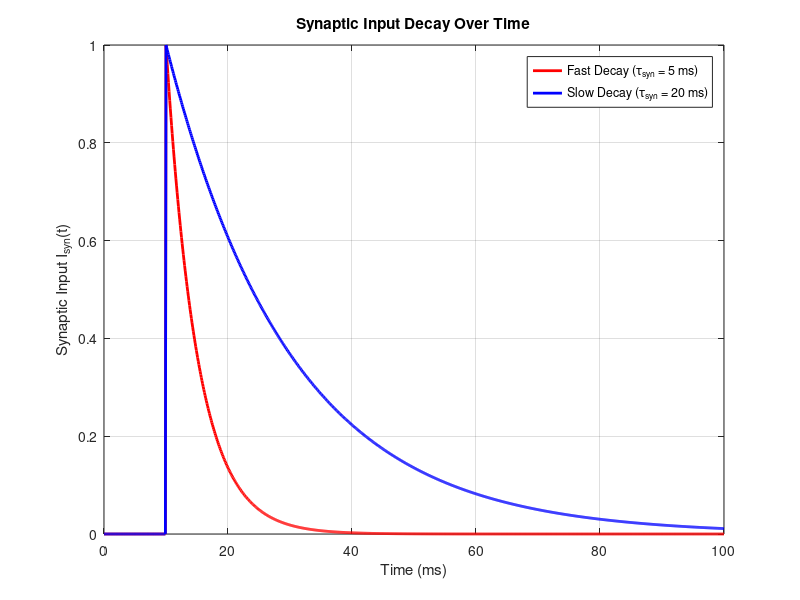

Write the MATLAB code that produced this figure.
% Parameters
t_spike = 10;                % Time of spike occurrence (ms)
I_0 = 1;                     % Amplitude of synaptic input (nA)
T = 100;                     % Total time for simulation (ms)
dt = 0.1;                    % Time step (ms)
time = 0:dt:T;               % Time vector

% Different synaptic decay constants
tau_syn_fast = 5;            % Fast decay (ms)
tau_syn_slow = 20;           % Slow decay (ms)

% Synaptic input calculations using the exponential decay formula
I_syn_fast = I_0 * exp(-(time - t_spike) / tau_syn_fast) .* (time >= t_spike);  % Input for fast decay
I_syn_slow = I_0 * exp(-(time - t_spike) / tau_syn_slow) .* (time >= t_spike);  % Input for slow decay

% Plotting the results
figure;
plot(time, I_syn_fast, 'r', 'LineWidth', 2); hold on;
plot(time, I_syn_slow, 'b', 'LineWidth', 2);
title('Synaptic Input Decay Over Time');
xlabel('Time (ms)');
ylabel('Synaptic Input I_{syn}(t)');
legend('Fast Decay (\tau_{syn} = 5 ms)', 'Slow Decay (\tau_{syn} = 20 ms)');
grid on;
